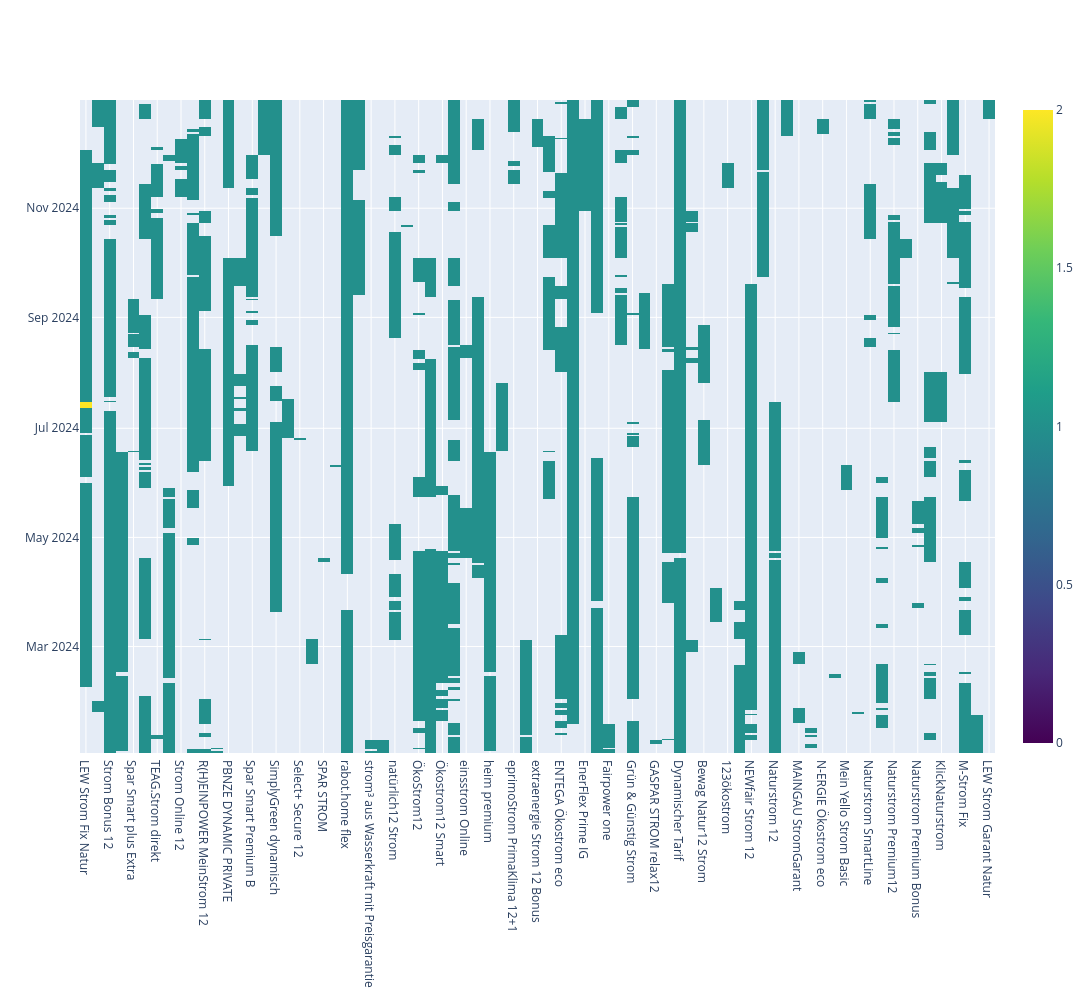

Write notebook code for a chart like this one.
### Markdown cell above
**visualisieren Sie exemplarisch für die Stadt Amberg den Füllgrad der Daten. Erstellen Sie dazu eine HeatMap, aus der hervorgeht, an welchen Tagen es zu welchen der ermittelten Tarife Angebotsdaten gab.**

### Code cell
import plotly.graph_objects as go
df_cust_amberg = df_cust[df_cust['Stadt']=='Amberg'][['Tarif', 'Date']].value_counts().reset_index()
fig = go.Figure(data=go.Heatmap(z=df_cust_amberg['count'], x=df_cust_amberg['Tarif'], y= df_cust_amberg['Date'], colorscale='Viridis', zmin=0, zmax=2))
fig.update_layout(width=1500, height = 1000)
fig.show()
df_cust_amberg

### Figure 1 — Plotly figure (JSON) as saved in the notebook; plotly's stock layout.template omitted (floating-point values rounded to 4 significant figures; data arrays with more than 128 entries replaced by an {"elided": "..."} marker saying what was removed)
{"data": [{"colorscale": [[0.0, "#440154"], [0.1111, "#482878"], [0.2222, "#3e4989"], [0.3333, "#31688e"], [0.4444, "#26828e"], [0.5556, "#1f9e89"], [0.6667, "#35b779"], [0.7778, "#6ece58"], [0.8889, "#b5de2b"], [1.0, "#fde725"]], "x": {"elided": "6457 str values"}, "y": {"elided": "6457 str values"}, "z": {"elided": "6457 int values"}, "zmax": 2, "zmin": 0, "type": "heatmap"}], "layout": {"width": 1500, "height": 1000}}
